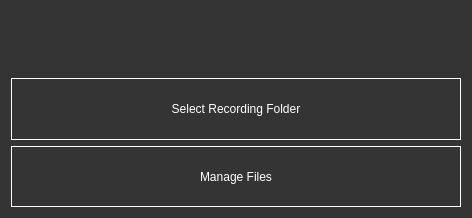
<?xml version="1.0" encoding="UTF-8"?>
<ui version="4.0">
 <class>Dialog</class>
 <widget class="QDialog" name="Dialog">
  <property name="geometry">
   <rect>
    <x>0</x>
    <y>0</y>
    <width>472</width>
    <height>218</height>
   </rect>
  </property>
  <property name="windowTitle">
   <string>Dialog</string>
  </property>
  <property name="styleSheet">
   <string notr="true">background-color: rgb(52, 52, 52);</string>
  </property>
  <layout class="QGridLayout" name="gridLayout_2">
   <item row="0" column="0">
    <layout class="QGridLayout" name="gridLayout">
     <property name="sizeConstraint">
      <enum>QLayout::SetDefaultConstraint</enum>
     </property>
     <item row="2" column="0">
      <widget class="QPushButton" name="buttonMoveFiles">
       <property name="sizePolicy">
        <sizepolicy hsizetype="Preferred" vsizetype="Preferred">
         <horstretch>0</horstretch>
         <verstretch>0</verstretch>
        </sizepolicy>
       </property>
       <property name="styleSheet">
        <string notr="true">QPushButton:checked{
background-color:#009FE3;
border:none;
font-weight: bold;
}

QPushButton:!checked{

border: 1px solid white;
color:white;
}
</string>
       </property>
       <property name="text">
        <string>Manage Files</string>
       </property>
      </widget>
     </item>
     <item row="1" column="0">
      <widget class="QPushButton" name="buttonSelectPath">
       <property name="sizePolicy">
        <sizepolicy hsizetype="Preferred" vsizetype="Preferred">
         <horstretch>0</horstretch>
         <verstretch>0</verstretch>
        </sizepolicy>
       </property>
       <property name="styleSheet">
        <string notr="true">QPushButton:checked{
background-color:#009FE3;
border:none;
font-weight: bold;
}

QPushButton:!checked{

border: 1px solid white;
color:white;
}
</string>
       </property>
       <property name="text">
        <string>Select Recording Folder</string>
       </property>
      </widget>
     </item>
     <item row="0" column="0">
      <layout class="QHBoxLayout" name="horizontalLayout_2">
       <item>
        <spacer name="horizontalSpacer">
         <property name="orientation">
          <enum>Qt::Horizontal</enum>
         </property>
         <property name="sizeHint" stdset="0">
          <size>
           <width>40</width>
           <height>20</height>
          </size>
         </property>
        </spacer>
       </item>
       <item>
        <widget class="QPushButton" name="buttonExitFileManager">
         <property name="sizePolicy">
          <sizepolicy hsizetype="Minimum" vsizetype="Preferred">
           <horstretch>0</horstretch>
           <verstretch>0</verstretch>
          </sizepolicy>
         </property>
         <property name="styleSheet">
          <string notr="true"/>
         </property>
         <property name="text">
          <string/>
         </property>
         <property name="icon">
          <iconset>
           <normaloff>New folder/remove.png</normaloff>New folder/remove.png</iconset>
         </property>
         <property name="iconSize">
          <size>
           <width>40</width>
           <height>40</height>
          </size>
         </property>
         <property name="flat">
          <bool>true</bool>
         </property>
        </widget>
       </item>
      </layout>
     </item>
    </layout>
   </item>
  </layout>
 </widget>
 <resources/>
 <connections/>
</ui>
